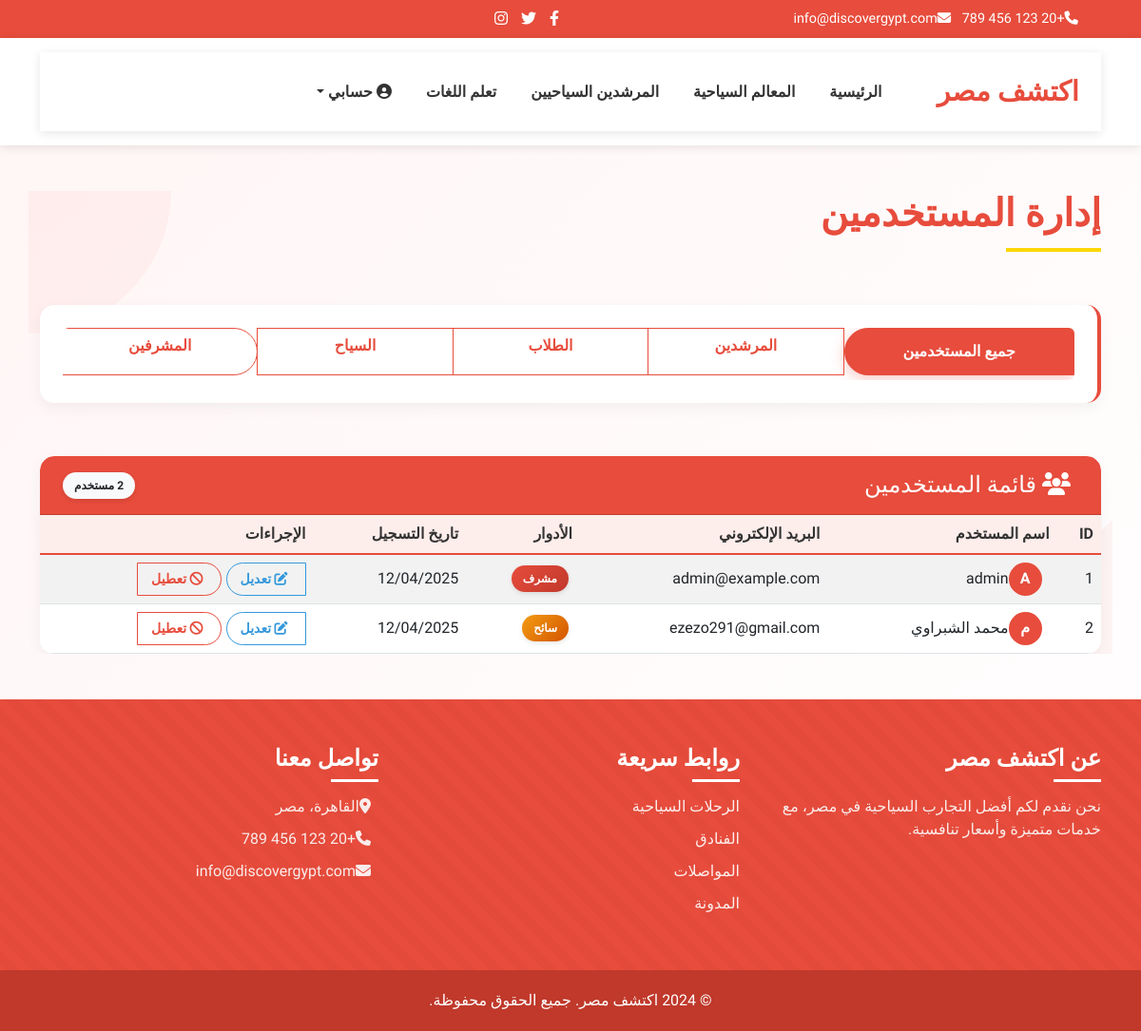
Before: /admin/users (signed in) with the older database file.
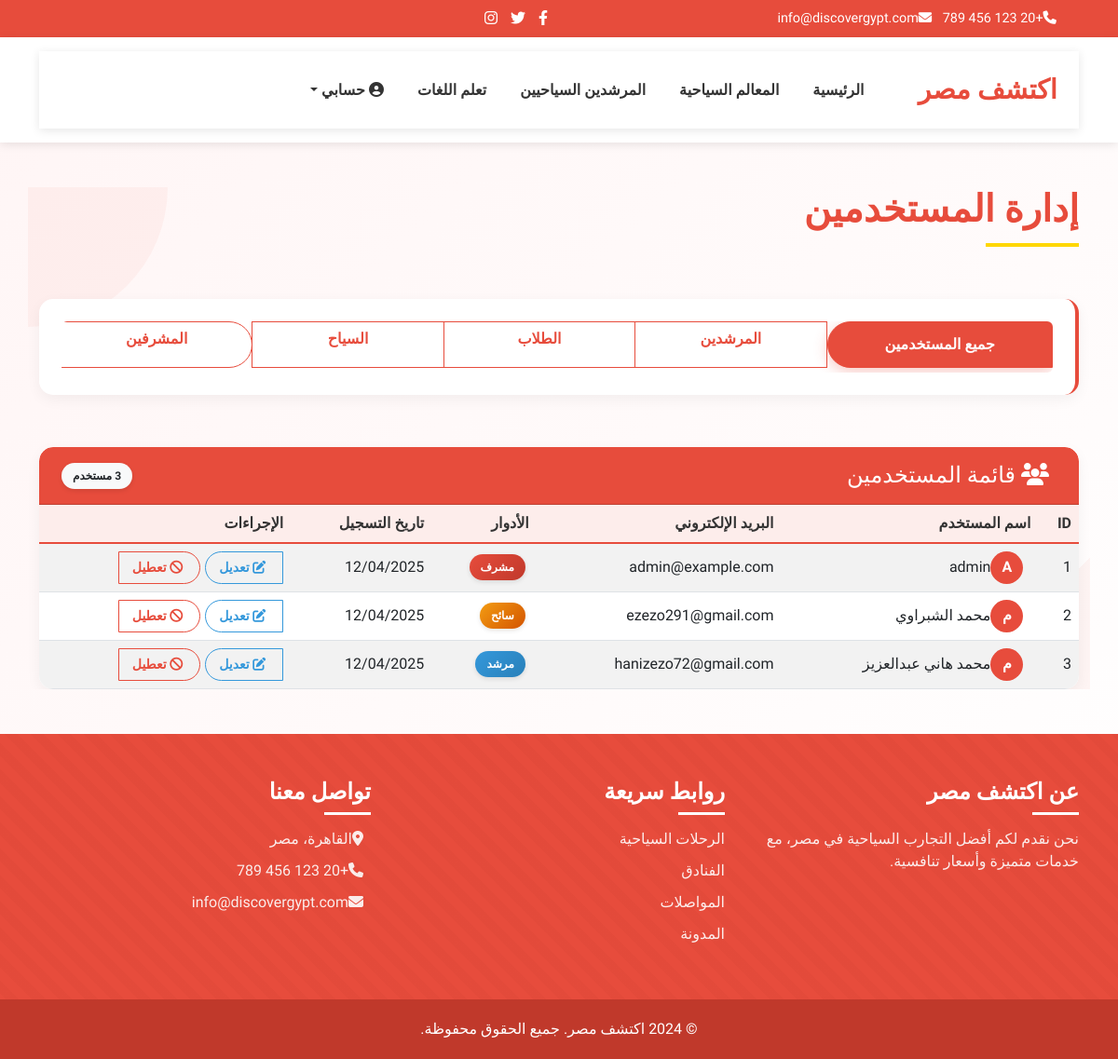
After: the same page with the newer database file.
### models.py (models this page shows, shortened)
class User(UserMixin, db.Model):
    id = db.Column(db.Integer, primary_key=True)
    username = db.Column(db.String(64), unique=True, nullable=False)
    email = db.Column(db.String(120), unique=True, nullable=False)
    password_hash = db.Column(db.String(256), nullable=False)
    is_guide = db.Column(db.Boolean, default=False)
    is_student = db.Column(db.Boolean, default=False)
    is_tourist = db.Column(db.Boolean, default=False)
    is_admin = db.Column(db.Boolean, default=False)
    phone = db.Column(db.String(20), nullable=True)
    country = db.Column(db.String(100), nullable=True)
    governorate = db.Column(db.String(100), nullable=True)
    city = db.Column(db.String(100), nullable=True)
    profile_pic = db.Column(db.String(200), nullable=True)
    education_level = db.Column(db.String(100), nullable=True)
    university = db.Column(db.String(200), nullable=True)
    languages = db.Column(db.String(200), nullable=True)
    bio = db.Column(db.Text, nullable=True)
    date_joined = db.Column(db.DateTime, default=datetime.utcnow)
    profile_completed = db.Column(db.Boolean, default=False)
    reviews = db.relationship('Review', backref='author', lazy='dynamic')

### routes.py (the view)
@main.route('/admin/users')
@login_required
def admin_users():
    if not current_user.is_admin:
        flash('You do not have permission to access this page.', 'danger')
        return redirect(url_for('main.index'))
    role = request.args.get('role', 'all')
    query = User.query
    if role == 'guide':
        query = query.filter_by(is_guide=True)
    elif role == 'student':
        query = query.filter_by(is_student=True)
    elif role == 'tourist':
        query = query.filter_by(is_tourist=True)
    elif role == 'admin':
        query = query.filter_by(is_admin=True)
    users = query.all()
    return render_template('admin/users.html',
                          title='Manage Users',
                          users=users,
                          selected_role=role)

### routes.py (called while the page is built)
def get_locale():
    if 'language' in session:
        return session['language']
    return 'en'

@main.before_app_request
def before_request():
    g.locale = str(get_locale())
    g.search_form = SearchForm()
    g.count_reviews_by_rating = count_reviews_by_rating

### templates/admin/users.html (shortened to what the changed rows need)
<!DOCTYPE html>
<html lang="en" dir="rtl">
<head>
    <link href="https://cdn.jsdelivr.net/npm/bootstrap@5.3.0/dist/css/bootstrap.min.css" rel="stylesheet">
    <link rel="stylesheet" href="https://cdnjs.cloudflare.com/ajax/libs/font-awesome/6.4.0/css/all.min.css">
</head>
<body>
    <div class="container mt-5 page-container">
        <div class="row mb-4 fade-in">
            <div class="col-12">
                <h1 class="page-title">{{ _('إدارة المستخدمين') }}</h1>
            </div>
        </div>
        <div class="row slide-up" style="animation-delay: 0.2s;">
            <div class="col-12">
                <div class="card admin-table-card">
                    <div class="card-header d-flex justify-content-between align-items-center">
                        <h4 class="mb-0"><i class="fas fa-users me-2"></i> {{ _('قائمة المستخدمين') }}</h4>
                        <span class="badge bg-light text-dark">{{ users|length }} {{ _('مستخدم') }}</span>
                    </div>
                    <div class="card-body p-0">
                        <div class="table-responsive">
                            <table class="table table-striped">
                                <thead>
                                    <tr>
                                        <th>{{ _('ID') }}</th>
                                        <th>{{ _('اسم المستخدم') }}</th>
                                        <th>{{ _('البريد الإلكتروني') }}</th>
                                        <th>{{ _('الأدوار') }}</th>
                                        <th>{{ _('تاريخ التسجيل') }}</th>
                                        <th>{{ _('الإجراءات') }}</th>
                                    </tr>
                                </thead>
                                <tbody>
                                    {% for user in users %}
                                    <tr>
                                        <td>{{ user.id }}</td>
                                        <td>
                                            <div class="d-flex align-items-center">
                                                <div class="avatar-circle me-2" style="background-color: var(--primary-red); color: white; width: 35px; height: 35px; border-radius: 50%; display: flex; align-items: center; justify-content: center; font-weight: bold;">
                                                    {{ user.username[0].upper() }}
                                                </div>
                                                <span>{{ user.username }}</span>
                                            </div>
                                        </td>
                                        <td>{{ user.email }}</td>
                                        <td>
                                            {% if user.is_admin %}
                                            <span class="badge bg-danger me-1">{{ _('مشرف') }}</span>
                                            {% endif %}
                                            {% if user.is_guide %}
                                            <span class="badge bg-primary me-1">{{ _('مرشد') }}</span>
                                            {% endif %}
                                            {% if user.is_tourist %}
                                            <span class="badge bg-warning me-1">{{ _('سائح') }}</span>
                                            {% endif %}
                                        </td>
                                        <td>{{ user.date_joined.strftime('%d/%m/%Y') }}</td>
                                        <td>
                                            <div class="btn-group" role="group">
                                                <button type="button" class="btn btn-sm action-btn action-btn-edit">
                                                    <i class="fas fa-edit me-1"></i> {{ _('تعديل') }}
                                                </button>
                                                <button type="button" class="btn btn-sm action-btn action-btn-disable">
                                                    <i class="fas fa-ban me-1"></i> {{ _('تعطيل') }}
                                                </button>
                                            </div>
                                        </td>
                                    </tr>
                                    {% endfor %}
                                </tbody>
                            </table>
                        </div>
                    </div>
                </div>
            </div>
        </div>
    </div>
</body>
</html>

Changed rows visible on the page:
added User: id "3", username "م", username "محمد هاني عبدالعزيز", email "hanizezo72@gmail.com", date_joined "12/04/2025"
Other visible differences:
{{ users|length }}: "2" → "3"
